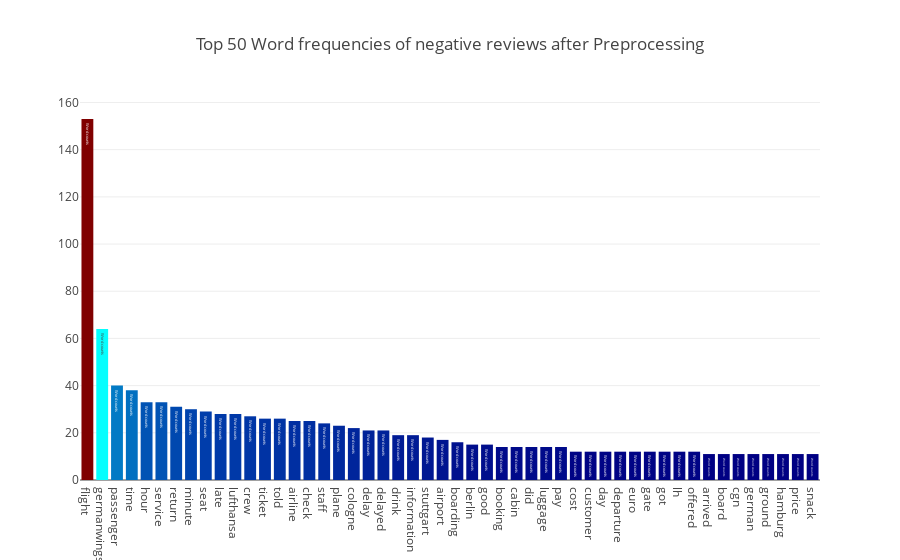

Notebook code cell kept with this figure:
### Code cell
neg_text = list(neg_review)
show_word_frequencies(neg_text, title='Top 50 Word frequencies of negative reviews after Preprocessing')

### Figure 1 — Plotly figure (JSON) as saved in the notebook; plotly's stock layout.template omitted (floating-point values rounded to 4 significant figures)
{"data": [{"marker": {"color": [153, 64, 40, 38, 33, 33, 31, 30, 29, 28, 28, 27, 26, 26, 25, 25, 24, 23, 22, 21, 21, 19, 19, 18, 17, 16, 15, 15, 14, 14, 14, 14, 14, 12, 12, 12, 12, 12, 12, 12, 12, 12, 11, 11, 11, 11, 11, 11, 11, 11], "colorscale": "Jet"}, "text": "Word counts", "type": "bar", "uid": "2fb19122-e446-42b1-a9dc-8a54f687fbfb", "x": ["flight", "germanwings", "passenger", "time", "hour", "service", "return", "minute", "seat", "late", "lufthansa", "crew", "ticket", "told", "airline", "check", "staff", "plane", "cologne", "delay", "delayed", "drink", "information", "stuttgart", "airport", "boarding", "berlin", "good", "booking", "cabin", "did", "luggage", "pay", "cost", "customer", "day", "departure", "euro", "gate", "got", "lh", "offered", "arrived", "board", "cgn", "german", "ground", "hamburg", "price", "snack"], "y": [153, 64, 40, 38, 33, 33, 31, 30, 29, 28, 28, 27, 26, 26, 25, 25, 24, 23, 22, 21, 21, 19, 19, 18, 17, 16, 15, 15, 14, 14, 14, 14, 14, 12, 12, 12, 12, 12, 12, 12, 12, 12, 11, 11, 11, 11, 11, 11, 11, 11]}], "layout": {"title": {"text": "Top 50 Word frequencies of negative reviews after Preprocessing"}}}
